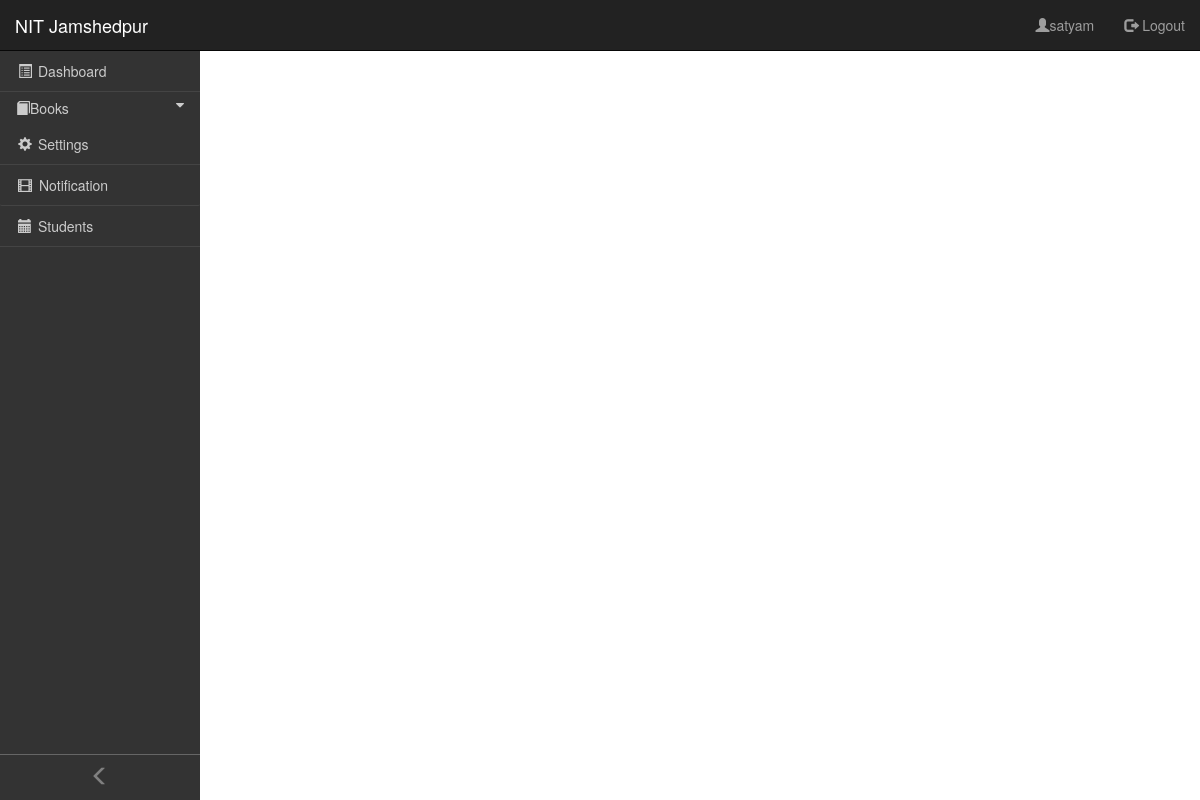
/librarian/notifications/ (signed in), run on an earlier commit of the app's database.
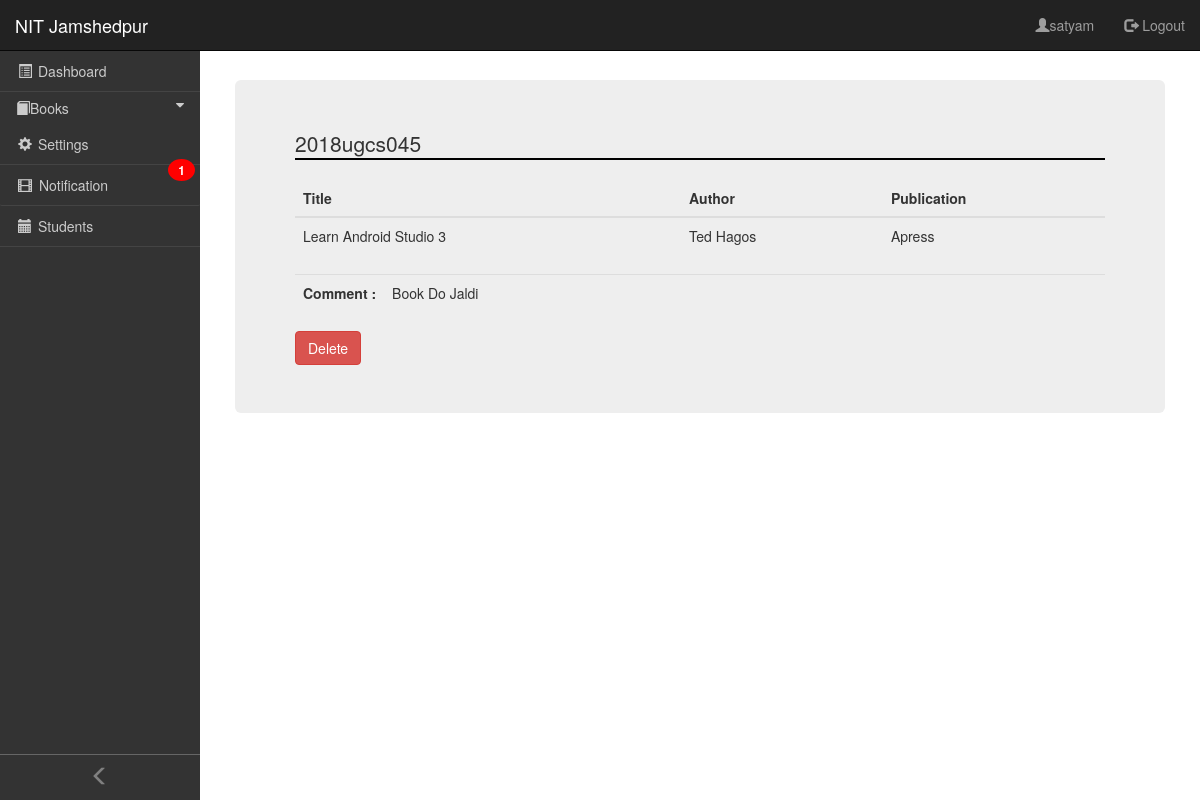
And on a later commit of the database.
### students/models.py (models this page shows, shortened)
class RequestBooks(models.Model):
    student=models.ForeignKey('Student', related_name="requestbooks", on_delete=models.CASCADE)
    title=models.CharField(max_length=30)
    author=models.CharField(max_length=30)
    publictions=models.CharField(max_length=30)
    comment=models.CharField(max_length=350)

class Student(models.Model):
    user=models.OneToOneField(User, on_delete=models.CASCADE)
    roll_no=models.CharField(max_length=20,unique=True,blank=False)
    contact=models.PositiveIntegerField(blank=False)
    no_of_books=models.PositiveIntegerField(default=0)

### librarian/views.py (the view)
# urls.py: path('notifications/', views.notifications, name='notifications'),
def notifications(request):
    if request.session.has_key('libusername'):
        posts = request.session['libusername']
        RB=RequestBooks.objects.all().select_related('student')
        return render(request, 'librarian/notifications.html', {"librarian":posts, "username":posts, "RB":RB})
    else:
        return redirect('librarian:login')

### librarian/templatetags/custom_filters.py (called while the page is built)
def numr(value):
    num=RequestBooks.objects.count()
    return num

### templates/librarian/notifications.html (shortened to what this page needs)
<!DOCTYPE html>
{% extends "nav-librarian/nav-bar.html" %}
{% load static %}
{% load polls_extras %}
    {% block body_block %}
      {% for rb in RB %}
        <div class="container-fluid">
          <div class="jumbotron">
            <fieldset class="the-fieldset">
            <legend class="the-legend" style="border-bottom: 2px solid #000000;">{{rb.student.roll_no}}</legend>
              <table class="table table-borderless">
                <thead class="thead-dark">
                  <th>Title</th>
                  <th>Author</th>
                  <th>Publication</th>
                </thead>
                <tr>
                  <td>{{rb.title}}</td>
                  <td>{{rb.author}}</td>
                  <td>{{rb.publictions}}</td>
                </tr>
                </table>
                <table class="table table-borderless">
                  <tr>
                    <tr>
                      <td width="11%"><strong>Comment :</strong></td>
                      <td>{{rb.comment}}</td>
                    </tr>
                  </tr>
                </table>
            </fieldset>
            <a href="{% url 'librarian:requestdelete' pk=rb.pk %}"><button type="button" class="btn btn-danger" onclick="confirm('Press Ok To Confirm');" name="button">Delete</button></a>
          </div>
        </div>
      {% endfor %}
    {% endblock %}

What changed in the data, as far as the page shows it:
added RequestBooks: student.roll_no "2018ugcs045", title "Learn Android Studio 3", author "Ted Hagos", publictions "Apress", comment "Book Do Jaldi"
Also different on the page:
{{ 1|numr }}: (not shown) → "1"
